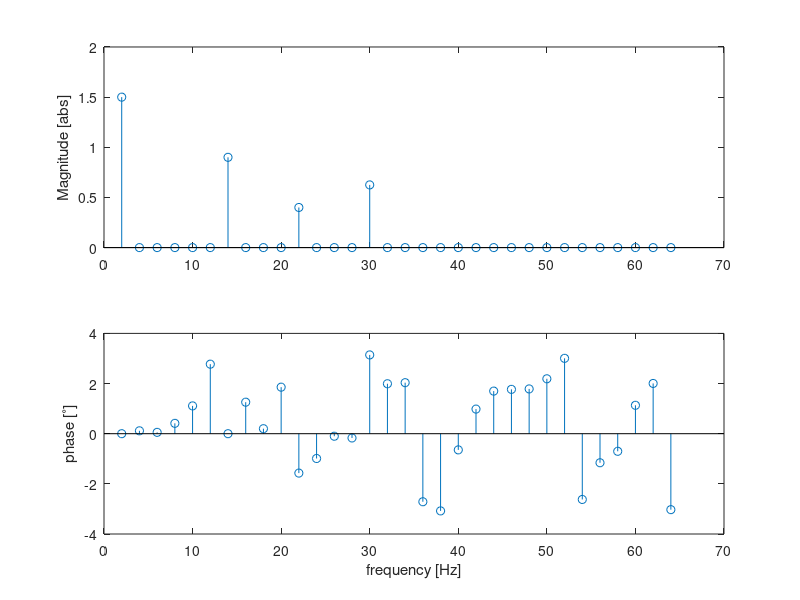

The MATLAB script that drew this image: (Note: this script raises an error after producing the figure.)
function [dt, tn, df, fmin, fmax, h] = RA215663_L09_03()
    %  Clear env
    clc, close all;

    % Problem data
    n = 64;
    fs = 128;
    dt = 1/fs;
    tn = n/fs;
    t = (0:n-1)/fs;
    f = 1.5 + 1.8 * cos(2*pi*(12).*t) + 0.8 * sin(2*pi*(20).*t) - 1.25 * cos(2*pi*(28).*t);
    
    fmax = 0.5 * fs;
    fmin = 1/tn;
    df = fmax-fmin;
    
    % FFT Analysis
    ff = fft(f, n) / n;
    ff = ff(1:n/2);
    
    freq = linspace(fmin, fmax, n/2);
    
    % PLotting
    subplot(2, 1, 1);
    stem(freq, abs(ff));
    ylabel('Magnitude [abs]');

    subplot(2, 1, 2);
    stem(freq, angle(ff));
    xlabel('frequency [Hz]'), ylabel('phase [^\circ]');

    sgtitle('Fast Fourier Analysis');
    h = gcf;

end